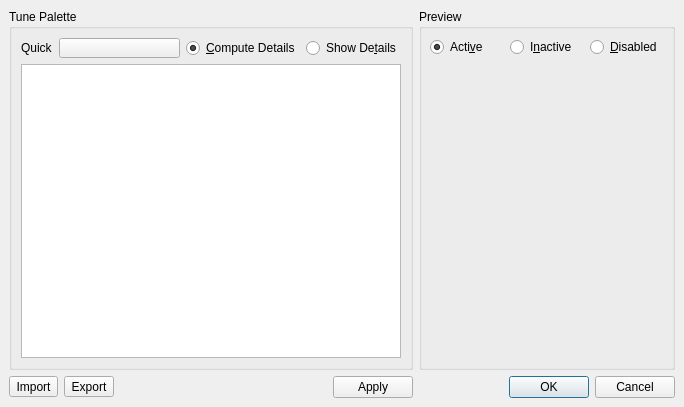
<?xml version="1.0" encoding="UTF-8"?>
<ui version="4.0">
 <comment>*********************************************************************
**
** Copyright (C) 2016 The Qt Company Ltd.
** Contact: https://www.qt.io/licensing/
**
** This file is part of the Qt Designer of the Qt Toolkit.
**
** $QT_BEGIN_LICENSE:GPL-EXCEPT$
** Commercial License Usage
** Licensees holding valid commercial Qt licenses may use this file in
** accordance with the commercial license agreement provided with the
** Software or, alternatively, in accordance with the terms contained in
** a written agreement between you and The Qt Company. For licensing terms
** and conditions see https://www.qt.io/terms-conditions. For further
** information use the contact form at https://www.qt.io/contact-us.
**
** GNU General Public License Usage
** Alternatively, this file may be used under the terms of the GNU
** General Public License version 3 as published by the Free Software
** Foundation with exceptions as appearing in the file LICENSE.GPL3-EXCEPT
** included in the packaging of this file. Please review the following
** information to ensure the GNU General Public License requirements will
** be met: https://www.gnu.org/licenses/gpl-3.0.html.
**
** $QT_END_LICENSE$
**
*********************************************************************</comment>
 <class>qdesigner_internal::PaletteEditor</class>
 <widget class="QDialog" name="qdesigner_internal::PaletteEditor">
  <property name="geometry">
   <rect>
    <x>0</x>
    <y>0</y>
    <width>684</width>
    <height>407</height>
   </rect>
  </property>
  <property name="sizePolicy">
   <sizepolicy hsizetype="Expanding" vsizetype="Expanding">
    <horstretch>0</horstretch>
    <verstretch>0</verstretch>
   </sizepolicy>
  </property>
  <property name="windowTitle">
   <string>Edit Palette</string>
  </property>
  <layout class="QGridLayout" name="gridLayout">
   <property name="leftMargin">
    <number>9</number>
   </property>
   <property name="topMargin">
    <number>9</number>
   </property>
   <property name="rightMargin">
    <number>9</number>
   </property>
   <property name="bottomMargin">
    <number>9</number>
   </property>
   <item row="0" column="0">
    <widget class="QGroupBox" name="advancedBox">
     <property name="minimumSize">
      <size>
       <width>0</width>
       <height>0</height>
      </size>
     </property>
     <property name="maximumSize">
      <size>
       <width>16777215</width>
       <height>16777215</height>
      </size>
     </property>
     <property name="title">
      <string>Tune Palette</string>
     </property>
     <layout class="QGridLayout">
      <property name="leftMargin">
       <number>9</number>
      </property>
      <property name="topMargin">
       <number>9</number>
      </property>
      <property name="rightMargin">
       <number>9</number>
      </property>
      <property name="bottomMargin">
       <number>9</number>
      </property>
      <property name="spacing">
       <number>6</number>
      </property>
      <item row="0" column="0">
       <widget class="QLabel" name="label">
        <property name="text">
         <string>Quick</string>
        </property>
       </widget>
      </item>
      <item row="1" column="0" colspan="4">
       <widget class="QTreeView" name="paletteView">
        <property name="minimumSize">
         <size>
          <width>0</width>
          <height>200</height>
         </size>
        </property>
       </widget>
      </item>
      <item row="0" column="2">
       <widget class="QRadioButton" name="computeRadio">
        <property name="text">
         <string>&amp;Compute Details</string>
        </property>
        <property name="checked">
         <bool>true</bool>
        </property>
       </widget>
      </item>
      <item row="0" column="3">
       <widget class="QRadioButton" name="detailsRadio">
        <property name="text">
         <string>Show De&amp;tails</string>
        </property>
       </widget>
      </item>
      <item row="0" column="1">
       <widget class="QtColorButton" name="buildButton">
        <property name="sizePolicy">
         <sizepolicy hsizetype="Expanding" vsizetype="Ignored">
          <horstretch>0</horstretch>
          <verstretch>0</verstretch>
         </sizepolicy>
        </property>
        <property name="text">
         <string/>
        </property>
       </widget>
      </item>
     </layout>
    </widget>
   </item>
   <item row="0" column="1">
    <widget class="QGroupBox" name="GroupBox126">
     <property name="sizePolicy">
      <sizepolicy hsizetype="Preferred" vsizetype="Expanding">
       <horstretch>0</horstretch>
       <verstretch>0</verstretch>
      </sizepolicy>
     </property>
     <property name="title">
      <string>Preview</string>
     </property>
     <layout class="QGridLayout">
      <property name="leftMargin">
       <number>8</number>
      </property>
      <property name="topMargin">
       <number>8</number>
      </property>
      <property name="rightMargin">
       <number>8</number>
      </property>
      <property name="bottomMargin">
       <number>8</number>
      </property>
      <property name="spacing">
       <number>6</number>
      </property>
      <item row="0" column="2">
       <widget class="QRadioButton" name="disabledRadio">
        <property name="text">
         <string>&amp;Disabled</string>
        </property>
       </widget>
      </item>
      <item row="0" column="1">
       <widget class="QRadioButton" name="inactiveRadio">
        <property name="text">
         <string>I&amp;nactive</string>
        </property>
       </widget>
      </item>
      <item row="0" column="0">
       <widget class="QRadioButton" name="activeRadio">
        <property name="text">
         <string>Acti&amp;ve</string>
        </property>
        <property name="checked">
         <bool>true</bool>
        </property>
       </widget>
      </item>
      <item row="1" column="0" colspan="3">
       <widget class="qdesigner_internal::PreviewFrame" name="previewFrame" native="true">
        <property name="sizePolicy">
         <sizepolicy hsizetype="Expanding" vsizetype="Expanding">
          <horstretch>0</horstretch>
          <verstretch>0</verstretch>
         </sizepolicy>
        </property>
       </widget>
      </item>
     </layout>
    </widget>
   </item>
   <item row="2" column="1">
    <widget class="QDialogButtonBox" name="buttonBox">
     <property name="orientation">
      <enum>Qt::Horizontal</enum>
     </property>
     <property name="standardButtons">
      <set>QDialogButtonBox::Cancel|QDialogButtonBox::Ok</set>
     </property>
    </widget>
   </item>
   <item row="2" column="0">
    <widget class="QFrame" name="frame">
     <layout class="QHBoxLayout" name="horizontalLayout">
      <property name="leftMargin">
       <number>0</number>
      </property>
      <property name="topMargin">
       <number>0</number>
      </property>
      <property name="rightMargin">
       <number>0</number>
      </property>
      <property name="bottomMargin">
       <number>0</number>
      </property>
      <item>
       <widget class="QToolButton" name="toolButtonImport">
        <property name="text">
         <string>Import</string>
        </property>
        <property name="toolButtonStyle">
         <enum>Qt::ToolButtonTextOnly</enum>
        </property>
       </widget>
      </item>
      <item>
       <widget class="QToolButton" name="toolButtonExport">
        <property name="text">
         <string>Export</string>
        </property>
        <property name="toolButtonStyle">
         <enum>Qt::ToolButtonTextOnly</enum>
        </property>
       </widget>
      </item>
      <item>
       <spacer name="horizontalSpacer">
        <property name="orientation">
         <enum>Qt::Horizontal</enum>
        </property>
        <property name="sizeHint" stdset="0">
         <size>
          <width>213</width>
          <height>20</height>
         </size>
        </property>
       </spacer>
      </item>
      <item>
       <widget class="QPushButton" name="pushButtonApply">
        <property name="text">
         <string>Apply</string>
        </property>
       </widget>
      </item>
     </layout>
    </widget>
   </item>
  </layout>
 </widget>
 <customwidgets>
  <customwidget>
   <class>QtColorButton</class>
   <extends>QToolButton</extends>
   <header>qtcolorbutton.h</header>
  </customwidget>
  <customwidget>
   <class>qdesigner_internal::PreviewFrame</class>
   <extends>QWidget</extends>
   <header>previewframe.h</header>
  </customwidget>
 </customwidgets>
 <resources/>
 <connections>
  <connection>
   <sender>buttonBox</sender>
   <signal>accepted()</signal>
   <receiver>qdesigner_internal::PaletteEditor</receiver>
   <slot>accept()</slot>
   <hints>
    <hint type="sourcelabel">
     <x>180</x>
     <y>331</y>
    </hint>
    <hint type="destinationlabel">
     <x>134</x>
     <y>341</y>
    </hint>
   </hints>
  </connection>
  <connection>
   <sender>buttonBox</sender>
   <signal>rejected()</signal>
   <receiver>qdesigner_internal::PaletteEditor</receiver>
   <slot>reject()</slot>
   <hints>
    <hint type="sourcelabel">
     <x>287</x>
     <y>329</y>
    </hint>
    <hint type="destinationlabel">
     <x>302</x>
     <y>342</y>
    </hint>
   </hints>
  </connection>
 </connections>
</ui>
